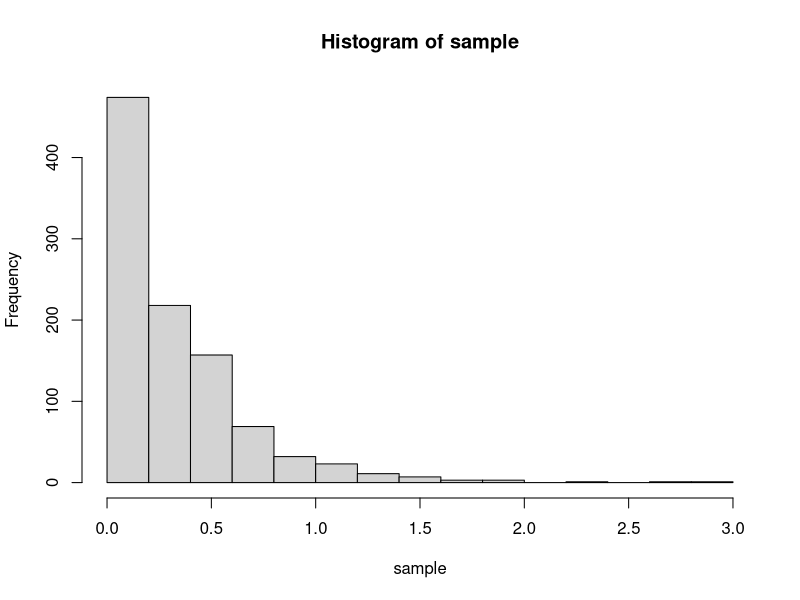
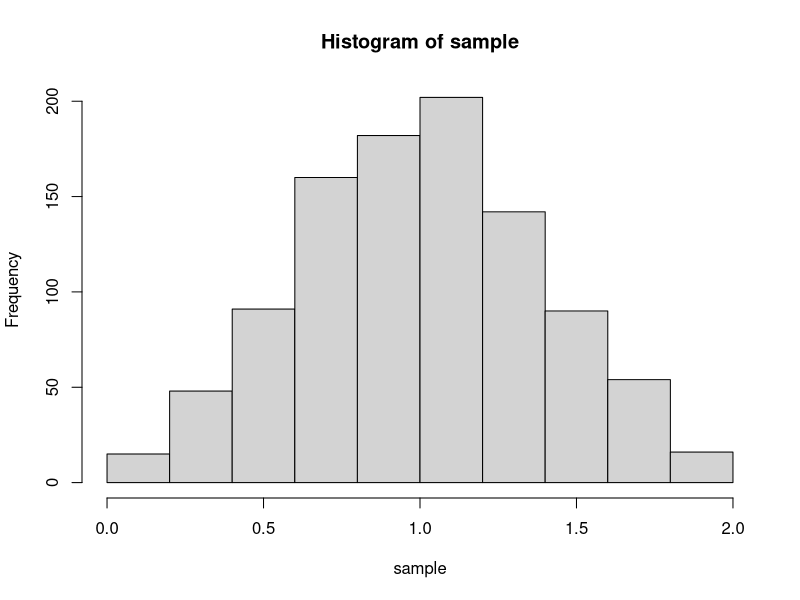

These figures' R source, in order:
## ---- chunk 1
expo <- function(lambda){
  u <-runif(1)
  s <- -log(1-u)/lambda
}
## ---- chunk 2
n <- 1000
lambda <- 3

sample <- vector(length = n)

for (i in 1:n){
  sample[i] <- expo(lambda)
}

hist(sample)

## ---- chunk 3
trian <- function(){
  u <- runif(1)
  if (u <= 0.5){
    s <- sqrt(2*u)
  }
  else{
    s <- (4-sqrt(8-8*u))/2
  }
}
## ---- chunk 4
n <- 1000

sample <- vector(length = n)

for (i in 1:n){
  sample[i] <- trian()
}

hist(sample)
